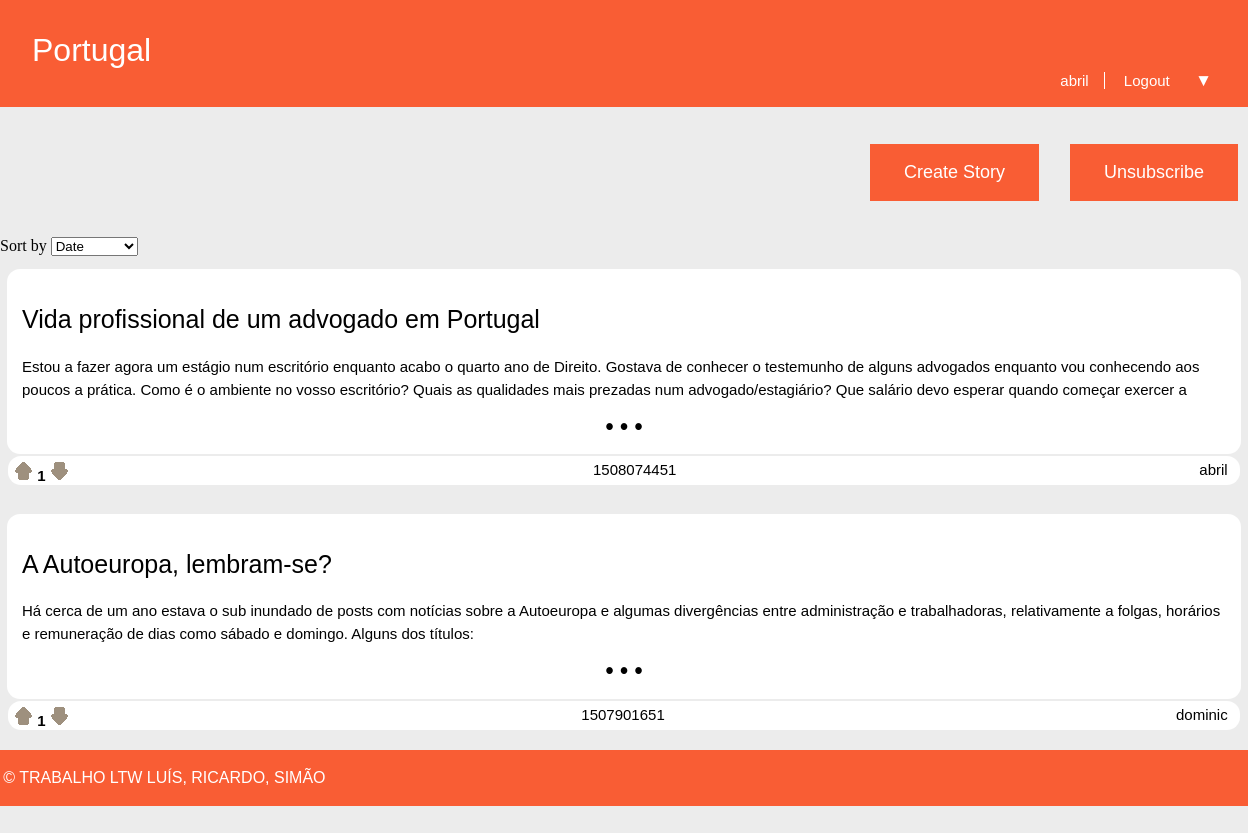
The page /pages/channel.php?name=Portugal (signed in) on the database as committed earlier.
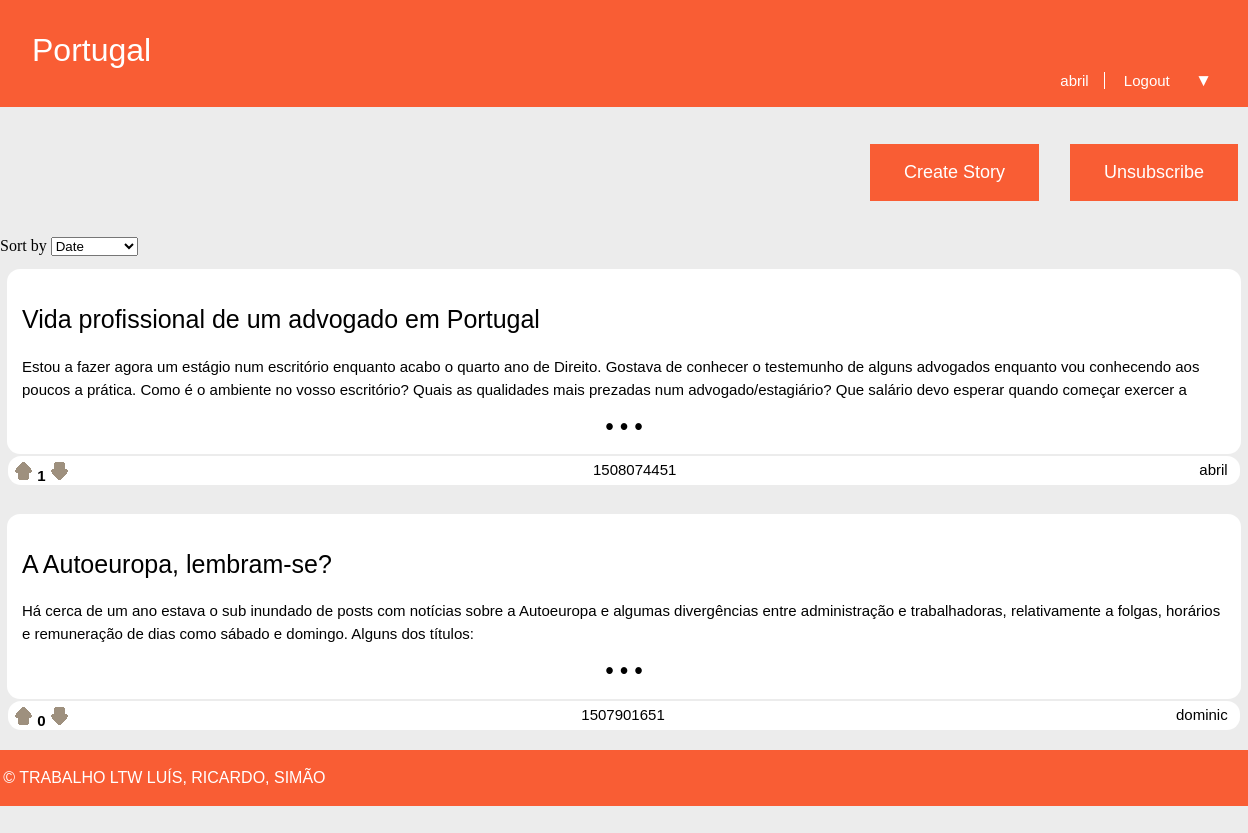
The same page on the database as committed later.
### tables this page shows
CREATE TABLE Story (
  id INTEGER PRIMARY KEY,
  title VARCHAR,
  published INTEGER, -- date when the story was published in epoch format
  channel VARCHAR REFERENCES channel, -- comma separated tags
  author VARCHAR REFERENCES utilizer, -- who wrote the article
  points INTEGER DEFAULT 0,
  fulltext VARCHAR
);

### database/db_story.php (called while the page is built, shortened)
<?php
	function getStoriesFromChannelByDate($channel) {
		$db = Database::instance()->db();
		$storiesFromChannel = $db->prepare('SELECT * FROM Story WHERE channel = ? ORDER BY published DESC');
		$storiesFromChannel->execute(array($channel));
		$storiesFromChannel = $storiesFromChannel->fetchAll();
		return $storiesFromChannel;
	}
	function checkIfStoryVoteDisplay($storyId, $username, $voteType) {
		$db = Database::instance()->db();
		$stmt = $db->prepare('SELECT type FROM StoryVote WHERE story_id = ? AND username = ?');
		$stmt->execute(array($storyId, $username));
		$currentlySavedType = $stmt->fetchAll();
		if(empty($currentlySavedType)){
			return false;
		}
	}
?>

### database/db_channel.php (called while the page is built, shortened)
<?php
	function getSubscribedChannels($username) {
		$db = Database::instance()->db();
		$subscribedChannelsQuery = $db->prepare('SELECT channel FROM UserSubscriptions WHERE username = ?');
		$subscribedChannelsQuery->execute(array($username));
		$subscribedChannelsNames = $subscribedChannelsQuery->fetchAll();
		return $subscribedChannelsNames;
	}
?>

### templates/tpl_channel.php (the view, shortened to what this page needs)
<?php function drawStories($stories, $channel) { ?>
	<link rel="stylesheet" href="../css/storyCard.css">
	<label> Sort by </label>
    <select id="sort">
      <option>Date</option>
	</select>
	<section id="story_cards">
		<?php foreach($stories as $story) { ?>
			<div>
				<button id="storyCard" class="storyCards" onclick="window.location.href='../pages/story.php?id=<?=$story['id']?>'">
					<h1> <?=$story['title']?> </h1>
					<p> <?=$story['fulltext']?> </p>
					<p>&bull; &bull; &bull;</p>
				</button>
				<?php draw_info_bar_story($story['id'], $story['author'], null, $story['published'], $story['points']) ?>
			</div>
		<?php } ?>
	</section>
<?php } ?>
<?php function draw_unsubscribeButton($channel) { ?>
	<link rel="stylesheet" href="../css/common.css">
	<form action='../actions/action_unsubscribeChannel.php' method='post'>
		<button id = "unsubscribe" class = "button" type='submit'>Unsubscribe</button>
	</form>
<?php } ?>

### templates/tpl_common.php (shortened to what this page needs)
<?php
	include_once('tpl_sub.php');
	include_once('tpl_story.php');
	include_once('../database/db_story.php');
	include_once('../database/db_channel.php');
?>
<?php function draw_header($username, $channel) { ?>
	<!DOCTYPE html>
	<html>
		<head>
			<link rel="stylesheet" href="../css/common.css">
		</head>
		<body>
			<header>
				<?php if($channel === "NOT REDDIT") { ?>
					<a id="title" href="../pages/homepage.php"><?=$channel?></a>
				<?php } else { ?>
					<a id="title" href="../pages/channel.php?name=<?=$channel?>"><?=$channel?></a>
				<?php } ?>
				<?php if($username != NULL) { ?>
					<nav id="signup">
						<a id="profile" href="../pages/profile.php?name=<?=$username?>"><?= $username ?></a>
						<a href="../actions/action_logout.php">Logout</a>
						<?php draw_subscriberList() ?>
					</nav>
				<?php } ?>
			</header>
<?php } ?>
<?php function draw_info_bar_story($storyId, $username, $channel, $date, $points) { ?>
	<section id = "info_bar">
		<div id="start">
		<?php if(isset($_SESSION['username'])){ ?>
			<form id="uparrow" action='../actions/action_voteStory.php' method='post'>
				<?php if(!checkIfStoryVoteDisplay($storyId, $_SESSION['username'], 1)){ ?>
					<input type="image" src="../images/UpvoteGrey.png">
				<?php } ?>
			</form>
			<h6 id="points"><?=$points?></h6>
			<form id="downarrow" action='../actions/action_voteStory.php' method='post'>
				<?php if(!checkIfStoryVoteDisplay($storyId, $_SESSION['username'], 0)){ ?>
					<input type="image" src="../images/DownvoteGrey.png">
				<?php } ?>
			</form>
		<?php } ?>
		</div>
		<div id="middle">
			<a id="date"><?=$date?></a>
		</div>
		<div id="end">
			<a id="profile" href="../pages/profile.php?name=<?=$username?>"><?=$username?></a>
		</div>
	</section>
<?php } ?>
<?php function draw_footer() { ?>
	</body>
	<footer>
		<p>&copy; TRABALHO LTW LUÍS, RICARDO, SIMÃO</p>
	</footer>
	</html>
<?php } ?>

Rows that differ between the two databases and show on the page:
changed story "A Autoeuropa, lembram-se?": points "1" → "0"
